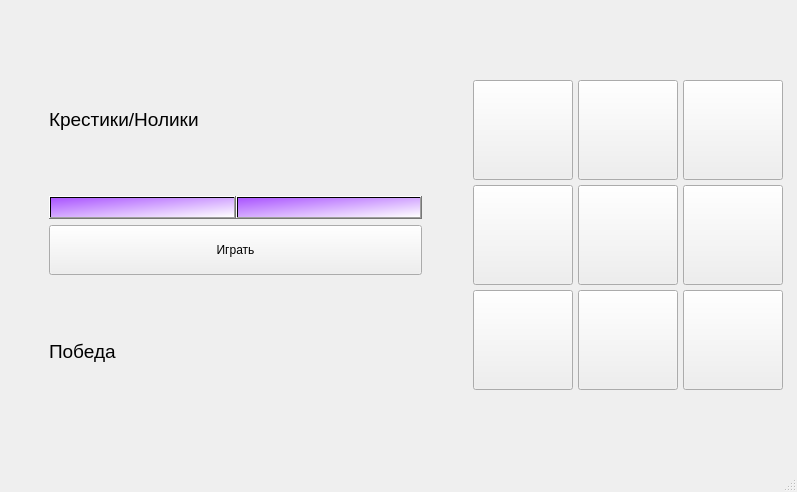
<?xml version="1.0" encoding="UTF-8"?>
<ui version="4.0">
 <class>MainWindow</class>
 <widget class="QMainWindow" name="MainWindow">
  <property name="geometry">
   <rect>
    <x>0</x>
    <y>0</y>
    <width>797</width>
    <height>492</height>
   </rect>
  </property>
  <property name="sizePolicy">
   <sizepolicy hsizetype="Fixed" vsizetype="Fixed">
    <horstretch>0</horstretch>
    <verstretch>0</verstretch>
   </sizepolicy>
  </property>
  <property name="minimumSize">
   <size>
    <width>750</width>
    <height>400</height>
   </size>
  </property>
  <property name="windowTitle">
   <string>Крестики-Нолики</string>
  </property>
  <property name="windowIcon">
   <iconset resource="res.qrc">
    <normaloff>:/images/title_ico.png</normaloff>:/images/title_ico.png</iconset>
  </property>
  <property name="styleSheet">
   <string notr="true"/>
  </property>
  <widget class="QWidget" name="centralwidget">
   <layout class="QHBoxLayout" name="horizontalLayout_2">
    <item>
     <spacer name="horizontalSpacer">
      <property name="orientation">
       <enum>Qt::Horizontal</enum>
      </property>
      <property name="sizeType">
       <enum>QSizePolicy::Fixed</enum>
      </property>
      <property name="sizeHint" stdset="0">
       <size>
        <width>40</width>
        <height>20</height>
       </size>
      </property>
     </spacer>
    </item>
    <item>
     <layout class="QVBoxLayout" name="verticalLayout">
      <item>
       <spacer name="verticalSpacer_2">
        <property name="orientation">
         <enum>Qt::Vertical</enum>
        </property>
        <property name="sizeType">
         <enum>QSizePolicy::Fixed</enum>
        </property>
        <property name="sizeHint" stdset="0">
         <size>
          <width>20</width>
          <height>40</height>
         </size>
        </property>
       </spacer>
      </item>
      <item>
       <widget class="QLabel" name="label">
        <property name="font">
         <font>
          <pointsize>14</pointsize>
         </font>
        </property>
        <property name="text">
         <string>Крестики/Нолики</string>
        </property>
       </widget>
      </item>
      <item>
       <layout class="QHBoxLayout" name="horizontalLayout">
        <property name="spacing">
         <number>0</number>
        </property>
        <item>
         <widget class="QPushButton" name="pushButton">
          <property name="styleSheet">
           <string notr="true">color:#0ff;
background:none;
background-image: url(:/images/cross_small.png);
background-repeat: no repeat;
background-position: center;
background-color: qlineargradient(spread:pad, x1:0, y1:0, x2:1, y2:1, stop:0 rgba(170, 85, 255, 255), stop:1 rgba(255, 255, 255, 255));
</string>
          </property>
          <property name="text">
           <string/>
          </property>
         </widget>
        </item>
        <item>
         <widget class="QPushButton" name="pushButton_2">
          <property name="styleSheet">
           <string notr="true">color:#0ff;
background:none;
background-image: url(:/images/zero_small.png);
background-repeat: no repeat;
background-position: center;
background-color: qlineargradient(spread:pad, x1:0, y1:0, x2:1, y2:1, stop:0 rgba(170, 85, 255, 255), stop:1 rgba(255, 255, 255, 255));</string>
          </property>
          <property name="text">
           <string/>
          </property>
         </widget>
        </item>
       </layout>
      </item>
      <item>
       <widget class="QPushButton" name="pushButton_12">
        <property name="minimumSize">
         <size>
          <width>0</width>
          <height>50</height>
         </size>
        </property>
        <property name="styleSheet">
         <string notr="true">QPushButton {
color:#000;
background:none;
background-color: qlineargradient(spread:pad, x1:0, y1:0, x2:1, y2:1, stop:0 rgba(170, 85, 255, 255), stop:1 rgba(255, 255, 255, 255));

QPushButton::hover {
	
	background-color: qlineargradient(spread:pad, x1:0, y1:0, x2:1, y2:1, stop:0 rgba(170, 85, 255, 255), stop:1 rgba(255, 255, 255, 255));
}
}

</string>
        </property>
        <property name="text">
         <string>Играть</string>
        </property>
        <property name="autoDefault">
         <bool>false</bool>
        </property>
        <property name="default">
         <bool>false</bool>
        </property>
        <property name="flat">
         <bool>false</bool>
        </property>
       </widget>
      </item>
      <item>
       <widget class="QLabel" name="label_2">
        <property name="enabled">
         <bool>true</bool>
        </property>
        <property name="font">
         <font>
          <pointsize>14</pointsize>
         </font>
        </property>
        <property name="text">
         <string>Победа</string>
        </property>
       </widget>
      </item>
      <item>
       <spacer name="verticalSpacer">
        <property name="orientation">
         <enum>Qt::Vertical</enum>
        </property>
        <property name="sizeType">
         <enum>QSizePolicy::Fixed</enum>
        </property>
        <property name="sizeHint" stdset="0">
         <size>
          <width>20</width>
          <height>40</height>
         </size>
        </property>
       </spacer>
      </item>
     </layout>
    </item>
    <item>
     <spacer name="horizontalSpacer_2">
      <property name="orientation">
       <enum>Qt::Horizontal</enum>
      </property>
      <property name="sizeType">
       <enum>QSizePolicy::Fixed</enum>
      </property>
      <property name="sizeHint" stdset="0">
       <size>
        <width>40</width>
        <height>20</height>
       </size>
      </property>
     </spacer>
    </item>
    <item>
     <widget class="QWidget" name="widget" native="true">
      <property name="sizePolicy">
       <sizepolicy hsizetype="Fixed" vsizetype="Fixed">
        <horstretch>0</horstretch>
        <verstretch>0</verstretch>
       </sizepolicy>
      </property>
      <property name="styleSheet">
       <string notr="true"/>
      </property>
      <layout class="QGridLayout" name="gridLayout">
       <property name="leftMargin">
        <number>5</number>
       </property>
       <property name="topMargin">
        <number>5</number>
       </property>
       <property name="rightMargin">
        <number>5</number>
       </property>
       <property name="bottomMargin">
        <number>5</number>
       </property>
       <property name="spacing">
        <number>5</number>
       </property>
       <item row="0" column="0">
        <widget class="QPushButton" name="pushButton_3">
         <property name="sizePolicy">
          <sizepolicy hsizetype="Fixed" vsizetype="Fixed">
           <horstretch>0</horstretch>
           <verstretch>0</verstretch>
          </sizepolicy>
         </property>
         <property name="minimumSize">
          <size>
           <width>100</width>
           <height>100</height>
          </size>
         </property>
         <property name="styleSheet">
          <string notr="true"/>
         </property>
         <property name="text">
          <string/>
         </property>
        </widget>
       </item>
       <item row="0" column="1">
        <widget class="QPushButton" name="pushButton_4">
         <property name="sizePolicy">
          <sizepolicy hsizetype="Fixed" vsizetype="Fixed">
           <horstretch>0</horstretch>
           <verstretch>0</verstretch>
          </sizepolicy>
         </property>
         <property name="minimumSize">
          <size>
           <width>100</width>
           <height>100</height>
          </size>
         </property>
         <property name="text">
          <string/>
         </property>
        </widget>
       </item>
       <item row="0" column="2">
        <widget class="QPushButton" name="pushButton_5">
         <property name="sizePolicy">
          <sizepolicy hsizetype="Fixed" vsizetype="Fixed">
           <horstretch>0</horstretch>
           <verstretch>0</verstretch>
          </sizepolicy>
         </property>
         <property name="minimumSize">
          <size>
           <width>100</width>
           <height>100</height>
          </size>
         </property>
         <property name="text">
          <string/>
         </property>
        </widget>
       </item>
       <item row="1" column="0">
        <widget class="QPushButton" name="pushButton_8">
         <property name="sizePolicy">
          <sizepolicy hsizetype="Fixed" vsizetype="Fixed">
           <horstretch>0</horstretch>
           <verstretch>0</verstretch>
          </sizepolicy>
         </property>
         <property name="minimumSize">
          <size>
           <width>100</width>
           <height>100</height>
          </size>
         </property>
         <property name="text">
          <string/>
         </property>
        </widget>
       </item>
       <item row="1" column="1">
        <widget class="QPushButton" name="pushButton_6">
         <property name="sizePolicy">
          <sizepolicy hsizetype="Fixed" vsizetype="Fixed">
           <horstretch>0</horstretch>
           <verstretch>0</verstretch>
          </sizepolicy>
         </property>
         <property name="minimumSize">
          <size>
           <width>100</width>
           <height>100</height>
          </size>
         </property>
         <property name="text">
          <string/>
         </property>
        </widget>
       </item>
       <item row="1" column="2">
        <widget class="QPushButton" name="pushButton_7">
         <property name="sizePolicy">
          <sizepolicy hsizetype="Fixed" vsizetype="Fixed">
           <horstretch>0</horstretch>
           <verstretch>0</verstretch>
          </sizepolicy>
         </property>
         <property name="minimumSize">
          <size>
           <width>100</width>
           <height>100</height>
          </size>
         </property>
         <property name="text">
          <string/>
         </property>
        </widget>
       </item>
       <item row="2" column="0">
        <widget class="QPushButton" name="pushButton_11">
         <property name="sizePolicy">
          <sizepolicy hsizetype="Fixed" vsizetype="Fixed">
           <horstretch>0</horstretch>
           <verstretch>0</verstretch>
          </sizepolicy>
         </property>
         <property name="minimumSize">
          <size>
           <width>100</width>
           <height>100</height>
          </size>
         </property>
         <property name="text">
          <string/>
         </property>
        </widget>
       </item>
       <item row="2" column="1">
        <widget class="QPushButton" name="pushButton_9">
         <property name="sizePolicy">
          <sizepolicy hsizetype="Fixed" vsizetype="Fixed">
           <horstretch>0</horstretch>
           <verstretch>0</verstretch>
          </sizepolicy>
         </property>
         <property name="minimumSize">
          <size>
           <width>100</width>
           <height>100</height>
          </size>
         </property>
         <property name="text">
          <string/>
         </property>
        </widget>
       </item>
       <item row="2" column="2">
        <widget class="QPushButton" name="pushButton_10">
         <property name="sizePolicy">
          <sizepolicy hsizetype="Fixed" vsizetype="Fixed">
           <horstretch>0</horstretch>
           <verstretch>0</verstretch>
          </sizepolicy>
         </property>
         <property name="minimumSize">
          <size>
           <width>100</width>
           <height>100</height>
          </size>
         </property>
         <property name="text">
          <string/>
         </property>
        </widget>
       </item>
      </layout>
     </widget>
    </item>
   </layout>
  </widget>
  <widget class="QMenuBar" name="menubar">
   <property name="geometry">
    <rect>
     <x>0</x>
     <y>0</y>
     <width>797</width>
     <height>25</height>
    </rect>
   </property>
  </widget>
  <widget class="QStatusBar" name="statusbar"/>
 </widget>
 <resources>
  <include location="res.qrc"/>
 </resources>
 <connections/>
</ui>
